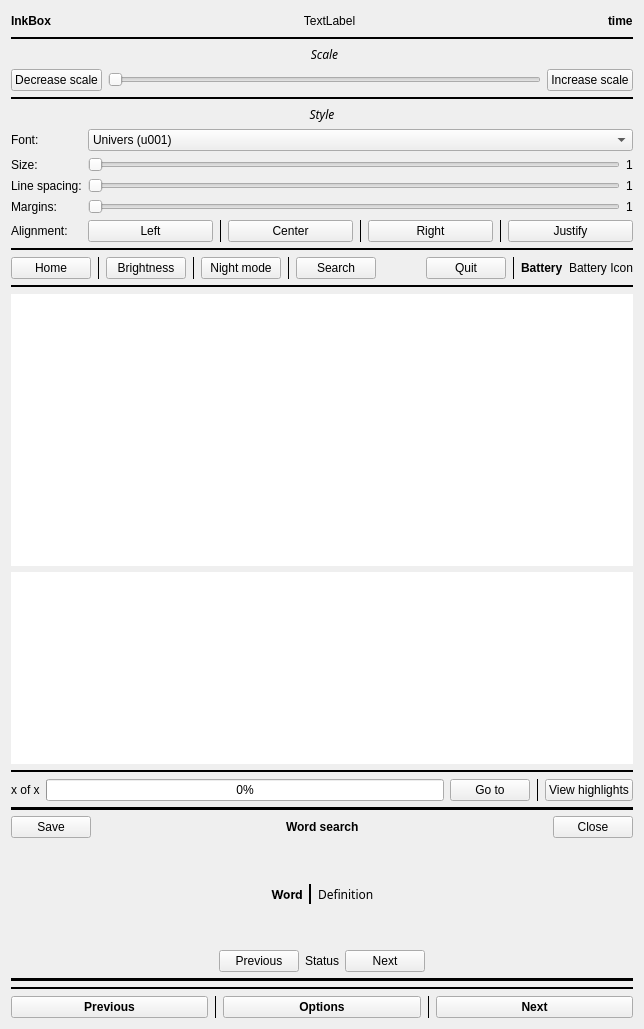
<?xml version="1.0" encoding="UTF-8"?>
<ui version="4.0">
 <class>ReaderWidget</class>
 <widget class="QWidget" name="ReaderWidget">
  <property name="geometry">
   <rect>
    <x>0</x>
    <y>0</y>
    <width>644</width>
    <height>1029</height>
   </rect>
  </property>
  <property name="windowTitle">
   <string>Form</string>
  </property>
  <layout class="QVBoxLayout" name="verticalLayout">
   <item>
    <layout class="QGridLayout" name="gridLayout">
     <item row="19" column="0">
      <widget class="Line" name="line_2">
       <property name="frameShadow">
        <enum>QFrame::Plain</enum>
       </property>
       <property name="lineWidth">
        <number>2</number>
       </property>
       <property name="orientation">
        <enum>Qt::Horizontal</enum>
       </property>
      </widget>
     </item>
     <item row="20" column="0">
      <layout class="QGridLayout" name="gridLayout_2">
       <item row="0" column="0">
        <widget class="QPushButton" name="previousBtn">
         <property name="font">
          <font>
           <bold>true</bold>
          </font>
         </property>
         <property name="text">
          <string>Previous</string>
         </property>
        </widget>
       </item>
       <item row="0" column="1">
        <widget class="Line" name="line">
         <property name="frameShadow">
          <enum>QFrame::Plain</enum>
         </property>
         <property name="orientation">
          <enum>Qt::Vertical</enum>
         </property>
        </widget>
       </item>
       <item row="0" column="3">
        <widget class="Line" name="line_3">
         <property name="frameShadow">
          <enum>QFrame::Plain</enum>
         </property>
         <property name="orientation">
          <enum>Qt::Vertical</enum>
         </property>
        </widget>
       </item>
       <item row="0" column="2">
        <widget class="QPushButton" name="optionsBtn">
         <property name="font">
          <font>
           <bold>true</bold>
          </font>
         </property>
         <property name="text">
          <string>Options</string>
         </property>
        </widget>
       </item>
       <item row="0" column="4">
        <widget class="QPushButton" name="nextBtn">
         <property name="font">
          <font>
           <bold>true</bold>
          </font>
         </property>
         <property name="text">
          <string>Next</string>
         </property>
        </widget>
       </item>
      </layout>
     </item>
     <item row="15" column="0">
      <widget class="QStackedWidget" name="wordWidget">
       <widget class="QWidget" name="page_8">
        <layout class="QVBoxLayout" name="verticalLayout_4">
         <property name="leftMargin">
          <number>0</number>
         </property>
         <property name="topMargin">
          <number>0</number>
         </property>
         <property name="rightMargin">
          <number>0</number>
         </property>
         <property name="bottomMargin">
          <number>0</number>
         </property>
         <item>
          <widget class="Line" name="line_12">
           <property name="frameShadow">
            <enum>QFrame::Plain</enum>
           </property>
           <property name="lineWidth">
            <number>8</number>
           </property>
           <property name="orientation">
            <enum>Qt::Horizontal</enum>
           </property>
          </widget>
         </item>
         <item>
          <layout class="QGridLayout" name="gridLayout_5">
           <property name="bottomMargin">
            <number>0</number>
           </property>
           <property name="spacing">
            <number>6</number>
           </property>
           <item row="1" column="3">
            <spacer name="horizontalSpacer_4">
             <property name="orientation">
              <enum>Qt::Horizontal</enum>
             </property>
             <property name="sizeHint" stdset="0">
              <size>
               <width>40</width>
               <height>20</height>
              </size>
             </property>
            </spacer>
           </item>
           <item row="1" column="0">
            <widget class="QPushButton" name="saveWordBtn">
             <property name="text">
              <string>Save</string>
             </property>
            </widget>
           </item>
           <item row="1" column="4">
            <widget class="QPushButton" name="infoCloseBtn">
             <property name="text">
              <string>Close</string>
             </property>
            </widget>
           </item>
           <item row="1" column="2">
            <widget class="QLabel" name="wordSearchLabel">
             <property name="font">
              <font>
               <bold>true</bold>
              </font>
             </property>
             <property name="text">
              <string>Word search</string>
             </property>
            </widget>
           </item>
           <item row="1" column="1">
            <spacer name="horizontalSpacer_3">
             <property name="orientation">
              <enum>Qt::Horizontal</enum>
             </property>
             <property name="sizeHint" stdset="0">
              <size>
               <width>40</width>
               <height>20</height>
              </size>
             </property>
            </spacer>
           </item>
          </layout>
         </item>
         <item>
          <layout class="QGridLayout" name="gridLayout_12">
           <property name="bottomMargin">
            <number>0</number>
           </property>
           <item row="1" column="0">
            <layout class="QGridLayout" name="gridLayout_14">
             <property name="bottomMargin">
              <number>0</number>
             </property>
             <item row="0" column="2">
              <widget class="Line" name="line_14">
               <property name="frameShadow">
                <enum>QFrame::Plain</enum>
               </property>
               <property name="lineWidth">
                <number>2</number>
               </property>
               <property name="orientation">
                <enum>Qt::Vertical</enum>
               </property>
              </widget>
             </item>
             <item row="0" column="3">
              <widget class="QLabel" name="definitionLabel">
               <property name="font">
                <font>
                 <family>Source Serif Pro</family>
                </font>
               </property>
               <property name="text">
                <string>Definition</string>
               </property>
               <property name="alignment">
                <set>Qt::AlignJustify|Qt::AlignVCenter</set>
               </property>
               <property name="wordWrap">
                <bool>true</bool>
               </property>
              </widget>
             </item>
             <item row="0" column="1">
              <widget class="QLabel" name="wordLabel">
               <property name="font">
                <font>
                 <family>Inter</family>
                 <bold>true</bold>
                </font>
               </property>
               <property name="text">
                <string>Word</string>
               </property>
               <property name="alignment">
                <set>Qt::AlignCenter</set>
               </property>
               <property name="wordWrap">
                <bool>true</bool>
               </property>
              </widget>
             </item>
             <item row="0" column="4">
              <spacer name="horizontalSpacer_5">
               <property name="orientation">
                <enum>Qt::Horizontal</enum>
               </property>
               <property name="sizeHint" stdset="0">
                <size>
                 <width>40</width>
                 <height>20</height>
                </size>
               </property>
              </spacer>
             </item>
             <item row="0" column="0">
              <spacer name="horizontalSpacer_6">
               <property name="orientation">
                <enum>Qt::Horizontal</enum>
               </property>
               <property name="sizeHint" stdset="0">
                <size>
                 <width>40</width>
                 <height>20</height>
                </size>
               </property>
              </spacer>
             </item>
            </layout>
           </item>
           <item row="3" column="0">
            <spacer name="verticalSpacer_4">
             <property name="orientation">
              <enum>Qt::Vertical</enum>
             </property>
             <property name="sizeHint" stdset="0">
              <size>
               <width>20</width>
               <height>40</height>
              </size>
             </property>
            </spacer>
           </item>
           <item row="4" column="0">
            <layout class="QGridLayout" name="gridLayout_9">
             <property name="bottomMargin">
              <number>0</number>
             </property>
             <item row="0" column="0">
              <spacer name="horizontalSpacer_7">
               <property name="orientation">
                <enum>Qt::Horizontal</enum>
               </property>
               <property name="sizeHint" stdset="0">
                <size>
                 <width>40</width>
                 <height>20</height>
                </size>
               </property>
              </spacer>
             </item>
             <item row="0" column="1">
              <widget class="QPushButton" name="previousDefinitionBtn">
               <property name="text">
                <string>Previous</string>
               </property>
              </widget>
             </item>
             <item row="0" column="4">
              <spacer name="horizontalSpacer_8">
               <property name="orientation">
                <enum>Qt::Horizontal</enum>
               </property>
               <property name="sizeHint" stdset="0">
                <size>
                 <width>40</width>
                 <height>20</height>
                </size>
               </property>
              </spacer>
             </item>
             <item row="0" column="2">
              <widget class="QLabel" name="definitionStatusLabel">
               <property name="text">
                <string>Status</string>
               </property>
              </widget>
             </item>
             <item row="0" column="3">
              <widget class="QPushButton" name="nextDefinitionBtn">
               <property name="text">
                <string>Next</string>
               </property>
              </widget>
             </item>
            </layout>
           </item>
           <item row="0" column="0">
            <spacer name="verticalSpacer_3">
             <property name="orientation">
              <enum>Qt::Vertical</enum>
             </property>
             <property name="sizeHint" stdset="0">
              <size>
               <width>20</width>
               <height>40</height>
              </size>
             </property>
            </spacer>
           </item>
          </layout>
         </item>
         <item>
          <widget class="Line" name="line_13">
           <property name="frameShadow">
            <enum>QFrame::Plain</enum>
           </property>
           <property name="lineWidth">
            <number>8</number>
           </property>
           <property name="orientation">
            <enum>Qt::Horizontal</enum>
           </property>
          </widget>
         </item>
        </layout>
       </widget>
       <widget class="QWidget" name="page_9"/>
      </widget>
     </item>
     <item row="12" column="0">
      <widget class="QTextEdit" name="text">
       <property name="sizePolicy">
        <sizepolicy hsizetype="Expanding" vsizetype="Expanding">
         <horstretch>50</horstretch>
         <verstretch>50</verstretch>
        </sizepolicy>
       </property>
       <property name="locale">
        <locale language="English" country="UnitedStates"/>
       </property>
       <property name="frameShape">
        <enum>QFrame::NoFrame</enum>
       </property>
       <property name="frameShadow">
        <enum>QFrame::Plain</enum>
       </property>
       <property name="lineWidth">
        <number>0</number>
       </property>
       <property name="verticalScrollBarPolicy">
        <enum>Qt::ScrollBarAlwaysOff</enum>
       </property>
       <property name="horizontalScrollBarPolicy">
        <enum>Qt::ScrollBarAlwaysOff</enum>
       </property>
      </widget>
     </item>
     <item row="14" column="0">
      <widget class="QStackedWidget" name="pageWidget">
       <widget class="QWidget" name="page_10">
        <layout class="QVBoxLayout" name="verticalLayout_5">
         <property name="leftMargin">
          <number>0</number>
         </property>
         <property name="topMargin">
          <number>0</number>
         </property>
         <property name="rightMargin">
          <number>0</number>
         </property>
         <property name="bottomMargin">
          <number>0</number>
         </property>
         <item>
          <layout class="QGridLayout" name="gridLayout_15">
           <item row="1" column="0">
            <layout class="QGridLayout" name="gridLayout_18">
             <property name="bottomMargin">
              <number>0</number>
             </property>
             <item row="0" column="1">
              <widget class="QProgressBar" name="pageProgressBar">
               <property name="value">
                <number>0</number>
               </property>
              </widget>
             </item>
             <item row="0" column="4">
              <widget class="QPushButton" name="viewHighlightsBtn">
               <property name="styleSheet">
                <string notr="true"/>
               </property>
               <property name="text">
                <string>View highlights</string>
               </property>
              </widget>
             </item>
             <item row="0" column="2">
              <widget class="QPushButton" name="gotoBtn">
               <property name="text">
                <string>Go to</string>
               </property>
              </widget>
             </item>
             <item row="0" column="0">
              <widget class="QLabel" name="pageNumberLabel">
               <property name="text">
                <string>x of x</string>
               </property>
              </widget>
             </item>
             <item row="0" column="3">
              <widget class="Line" name="line_20">
               <property name="frameShadow">
                <enum>QFrame::Plain</enum>
               </property>
               <property name="orientation">
                <enum>Qt::Vertical</enum>
               </property>
              </widget>
             </item>
            </layout>
           </item>
           <item row="0" column="0">
            <widget class="Line" name="line_16">
             <property name="frameShadow">
              <enum>QFrame::Plain</enum>
             </property>
             <property name="lineWidth">
              <number>2</number>
             </property>
             <property name="orientation">
              <enum>Qt::Horizontal</enum>
             </property>
            </widget>
           </item>
          </layout>
         </item>
        </layout>
       </widget>
       <widget class="QWidget" name="page_11"/>
      </widget>
     </item>
     <item row="13" column="0">
      <widget class="QGraphicsView" name="graphicsView">
       <property name="frameShape">
        <enum>QFrame::NoFrame</enum>
       </property>
       <property name="frameShadow">
        <enum>QFrame::Plain</enum>
       </property>
       <property name="lineWidth">
        <number>0</number>
       </property>
       <property name="verticalScrollBarPolicy">
        <enum>Qt::ScrollBarAlwaysOff</enum>
       </property>
       <property name="horizontalScrollBarPolicy">
        <enum>Qt::ScrollBarAlwaysOff</enum>
       </property>
      </widget>
     </item>
     <item row="9" column="0">
      <widget class="QStackedWidget" name="buttonsBarWidget">
       <widget class="QWidget" name="page_2">
        <layout class="QVBoxLayout" name="verticalLayout_9">
         <property name="leftMargin">
          <number>0</number>
         </property>
         <property name="topMargin">
          <number>0</number>
         </property>
         <property name="rightMargin">
          <number>0</number>
         </property>
         <property name="bottomMargin">
          <number>0</number>
         </property>
         <item>
          <layout class="QGridLayout" name="gridLayout_7">
           <property name="bottomMargin">
            <number>0</number>
           </property>
           <item row="0" column="8">
            <spacer name="horizontalSpacer_2">
             <property name="orientation">
              <enum>Qt::Horizontal</enum>
             </property>
             <property name="sizeHint" stdset="0">
              <size>
               <width>40</width>
               <height>20</height>
              </size>
             </property>
            </spacer>
           </item>
           <item row="0" column="10">
            <widget class="Line" name="line_19">
             <property name="frameShadow">
              <enum>QFrame::Plain</enum>
             </property>
             <property name="orientation">
              <enum>Qt::Vertical</enum>
             </property>
            </widget>
           </item>
           <item row="0" column="3">
            <widget class="Line" name="line_7">
             <property name="frameShadow">
              <enum>QFrame::Plain</enum>
             </property>
             <property name="lineWidth">
              <number>1</number>
             </property>
             <property name="orientation">
              <enum>Qt::Vertical</enum>
             </property>
            </widget>
           </item>
           <item row="0" column="11">
            <widget class="QLabel" name="batteryLabel">
             <property name="font">
              <font>
               <bold>true</bold>
              </font>
             </property>
             <property name="text">
              <string>Battery</string>
             </property>
            </widget>
           </item>
           <item row="0" column="1">
            <widget class="Line" name="line_15">
             <property name="frameShadow">
              <enum>QFrame::Plain</enum>
             </property>
             <property name="orientation">
              <enum>Qt::Vertical</enum>
             </property>
            </widget>
           </item>
           <item row="0" column="12">
            <widget class="QLabel" name="batteryIconLabel">
             <property name="text">
              <string>Battery Icon</string>
             </property>
            </widget>
           </item>
           <item row="0" column="4">
            <widget class="QPushButton" name="nightModeBtn">
             <property name="text">
              <string>Night mode</string>
             </property>
            </widget>
           </item>
           <item row="0" column="9">
            <widget class="QPushButton" name="quitBtn">
             <property name="text">
              <string>Quit</string>
             </property>
            </widget>
           </item>
           <item row="0" column="0">
            <widget class="QPushButton" name="homeBtn">
             <property name="text">
              <string>  Home  </string>
             </property>
            </widget>
           </item>
           <item row="0" column="5">
            <widget class="Line" name="line_17">
             <property name="frameShadow">
              <enum>QFrame::Plain</enum>
             </property>
             <property name="orientation">
              <enum>Qt::Vertical</enum>
             </property>
            </widget>
           </item>
           <item row="0" column="6">
            <widget class="QPushButton" name="searchBtn">
             <property name="text">
              <string>Search</string>
             </property>
            </widget>
           </item>
           <item row="0" column="2">
            <widget class="QPushButton" name="brightnessBtn">
             <property name="text">
              <string>Brightness</string>
             </property>
            </widget>
           </item>
          </layout>
         </item>
         <item>
          <widget class="Line" name="line_4">
           <property name="frameShadow">
            <enum>QFrame::Plain</enum>
           </property>
           <property name="lineWidth">
            <number>2</number>
           </property>
           <property name="orientation">
            <enum>Qt::Horizontal</enum>
           </property>
          </widget>
         </item>
        </layout>
       </widget>
       <widget class="QWidget" name="page_6"/>
      </widget>
     </item>
     <item row="8" column="0">
      <widget class="QStackedWidget" name="menuWidget">
       <widget class="QWidget" name="page_20">
        <layout class="QVBoxLayout" name="verticalLayout_8">
         <property name="leftMargin">
          <number>0</number>
         </property>
         <property name="topMargin">
          <number>0</number>
         </property>
         <property name="rightMargin">
          <number>0</number>
         </property>
         <property name="bottomMargin">
          <number>0</number>
         </property>
         <item>
          <widget class="QStackedWidget" name="statusBarWidget">
           <widget class="QWidget" name="page_3">
            <layout class="QVBoxLayout" name="verticalLayout_3">
             <property name="leftMargin">
              <number>0</number>
             </property>
             <property name="topMargin">
              <number>0</number>
             </property>
             <property name="rightMargin">
              <number>0</number>
             </property>
             <property name="bottomMargin">
              <number>0</number>
             </property>
             <item>
              <layout class="QGridLayout" name="gridLayout_17">
               <property name="bottomMargin">
                <number>0</number>
               </property>
               <item row="0" column="0">
                <layout class="QGridLayout" name="gridLayout_3">
                 <property name="bottomMargin">
                  <number>0</number>
                 </property>
                 <item row="0" column="1">
                  <spacer name="horizontalSpacer">
                   <property name="orientation">
                    <enum>Qt::Horizontal</enum>
                   </property>
                   <property name="sizeHint" stdset="0">
                    <size>
                     <width>40</width>
                     <height>20</height>
                    </size>
                   </property>
                  </spacer>
                 </item>
                 <item row="0" column="4">
                  <widget class="QLabel" name="timeLabel">
                   <property name="font">
                    <font>
                     <bold>true</bold>
                    </font>
                   </property>
                   <property name="text">
                    <string>time</string>
                   </property>
                  </widget>
                 </item>
                 <item row="0" column="2">
                  <widget class="QStackedWidget" name="topbarStackedWidget">
                   <widget class="QWidget" name="page_7">
                    <layout class="QVBoxLayout" name="verticalLayout_7">
                     <property name="leftMargin">
                      <number>0</number>
                     </property>
                     <property name="topMargin">
                      <number>0</number>
                     </property>
                     <property name="rightMargin">
                      <number>0</number>
                     </property>
                     <property name="bottomMargin">
                      <number>0</number>
                     </property>
                     <item>
                      <layout class="QGridLayout" name="gridLayout_13">
                       <item row="0" column="0">
                        <widget class="QLabel" name="bookInfoLabel">
                         <property name="text">
                          <string>TextLabel</string>
                         </property>
                         <property name="alignment">
                          <set>Qt::AlignCenter</set>
                         </property>
                         <property name="wordWrap">
                          <bool>false</bool>
                         </property>
                        </widget>
                       </item>
                      </layout>
                     </item>
                    </layout>
                   </widget>
                   <widget class="QWidget" name="page_14"/>
                  </widget>
                 </item>
                 <item row="0" column="0">
                  <widget class="QLabel" name="inkboxLabel">
                   <property name="font">
                    <font>
                     <bold>true</bold>
                    </font>
                   </property>
                   <property name="text">
                    <string>InkBox</string>
                   </property>
                   <property name="alignment">
                    <set>Qt::AlignCenter</set>
                   </property>
                  </widget>
                 </item>
                 <item row="0" column="3">
                  <spacer name="horizontalSpacer_9">
                   <property name="orientation">
                    <enum>Qt::Horizontal</enum>
                   </property>
                   <property name="sizeHint" stdset="0">
                    <size>
                     <width>40</width>
                     <height>20</height>
                    </size>
                   </property>
                  </spacer>
                 </item>
                </layout>
               </item>
               <item row="1" column="0">
                <widget class="Line" name="line_5">
                 <property name="frameShadow">
                  <enum>QFrame::Plain</enum>
                 </property>
                 <property name="lineWidth">
                  <number>2</number>
                 </property>
                 <property name="orientation">
                  <enum>Qt::Horizontal</enum>
                 </property>
                </widget>
               </item>
              </layout>
             </item>
            </layout>
           </widget>
           <widget class="QWidget" name="page_5"/>
          </widget>
         </item>
         <item>
          <widget class="QStackedWidget" name="pdfScaleWidget">
           <widget class="QWidget" name="page_15">
            <layout class="QVBoxLayout" name="verticalLayout_10">
             <property name="leftMargin">
              <number>0</number>
             </property>
             <property name="topMargin">
              <number>0</number>
             </property>
             <property name="rightMargin">
              <number>0</number>
             </property>
             <property name="bottomMargin">
              <number>0</number>
             </property>
             <item>
              <layout class="QGridLayout" name="gridLayout_21"/>
             </item>
             <item>
              <layout class="QGridLayout" name="gridLayout_20">
               <property name="topMargin">
                <number>0</number>
               </property>
               <item row="2" column="2">
                <widget class="QPushButton" name="increaseScaleBtn">
                 <property name="text">
                  <string>Increase scale</string>
                 </property>
                </widget>
               </item>
               <item row="2" column="1">
                <widget class="QSlider" name="pdfScaleSlider">
                 <property name="minimum">
                  <number>1</number>
                 </property>
                 <property name="maximum">
                  <number>4</number>
                 </property>
                 <property name="pageStep">
                  <number>1</number>
                 </property>
                 <property name="orientation">
                  <enum>Qt::Horizontal</enum>
                 </property>
                </widget>
               </item>
               <item row="0" column="1">
                <widget class="QLabel" name="pdfScaleLabel">
                 <property name="font">
                  <font>
                   <family>Chivo</family>
                   <italic>true</italic>
                  </font>
                 </property>
                 <property name="text">
                  <string>Scale</string>
                 </property>
                 <property name="alignment">
                  <set>Qt::AlignCenter</set>
                 </property>
                </widget>
               </item>
               <item row="2" column="0">
                <widget class="QPushButton" name="decreaseScaleBtn">
                 <property name="text">
                  <string>Decrease scale</string>
                 </property>
                </widget>
               </item>
              </layout>
             </item>
             <item>
              <widget class="Line" name="line_18">
               <property name="frameShadow">
                <enum>QFrame::Plain</enum>
               </property>
               <property name="lineWidth">
                <number>2</number>
               </property>
               <property name="orientation">
                <enum>Qt::Horizontal</enum>
               </property>
              </widget>
             </item>
            </layout>
           </widget>
           <widget class="QWidget" name="page_16"/>
          </widget>
         </item>
         <item>
          <layout class="QGridLayout" name="gridLayout_19">
           <item row="0" column="0">
            <widget class="QStackedWidget" name="menuBarWidget">
             <property name="frameShadow">
              <enum>QFrame::Plain</enum>
             </property>
             <property name="lineWidth">
              <number>0</number>
             </property>
             <property name="currentIndex">
              <number>0</number>
             </property>
             <widget class="QWidget" name="page">
              <layout class="QVBoxLayout" name="verticalLayout_2">
               <property name="leftMargin">
                <number>0</number>
               </property>
               <property name="topMargin">
                <number>0</number>
               </property>
               <property name="rightMargin">
                <number>0</number>
               </property>
               <property name="bottomMargin">
                <number>0</number>
               </property>
               <item>
                <layout class="QGridLayout" name="gridLayout_16">
                 <property name="topMargin">
                  <number>0</number>
                 </property>
                 <property name="bottomMargin">
                  <number>0</number>
                 </property>
                 <item row="0" column="0">
                  <layout class="QGridLayout" name="gridLayout_8">
                   <property name="bottomMargin">
                    <number>0</number>
                   </property>
                   <item row="1" column="0">
                    <widget class="QLabel" name="styleLabel">
                     <property name="font">
                      <font>
                       <family>Chivo</family>
                       <italic>true</italic>
                      </font>
                     </property>
                     <property name="text">
                      <string>Style</string>
                     </property>
                     <property name="alignment">
                      <set>Qt::AlignCenter</set>
                     </property>
                    </widget>
                   </item>
                  </layout>
                 </item>
                 <item row="1" column="0">
                  <layout class="QGridLayout" name="gridLayout_10">
                   <property name="bottomMargin">
                    <number>0</number>
                   </property>
                   <item row="0" column="0">
                    <widget class="QLabel" name="fontLabel">
                     <property name="text">
                      <string>Font:</string>
                     </property>
                    </widget>
                   </item>
                   <item row="4" column="1">
                    <layout class="QGridLayout" name="gridLayout_4">
                     <item row="0" column="4">
                      <widget class="QPushButton" name="alignRightBtn">
                       <property name="font">
                        <font>
                         <family>Ubuntu</family>
                         <italic>false</italic>
                        </font>
                       </property>
                       <property name="text">
                        <string>Right</string>
                       </property>
                      </widget>
                     </item>
                     <item row="0" column="0">
                      <widget class="QPushButton" name="alignLeftBtn">
                       <property name="font">
                        <font>
                         <family>Ubuntu</family>
                         <italic>false</italic>
                        </font>
                       </property>
                       <property name="text">
                        <string>Left</string>
                       </property>
                      </widget>
                     </item>
                     <item row="0" column="2">
                      <widget class="QPushButton" name="alignCenterBtn">
                       <property name="text">
                        <string>Center</string>
                       </property>
                      </widget>
                     </item>
                     <item row="0" column="6">
                      <widget class="QPushButton" name="alignJustifyBtn">
                       <property name="font">
                        <font>
                         <family>Ubuntu</family>
                         <italic>false</italic>
                        </font>
                       </property>
                       <property name="text">
                        <string>Justify</string>
                       </property>
                      </widget>
                     </item>
                     <item row="0" column="3">
                      <widget class="Line" name="line_10">
                       <property name="frameShadow">
                        <enum>QFrame::Plain</enum>
                       </property>
                       <property name="orientation">
                        <enum>Qt::Vertical</enum>
                       </property>
                      </widget>
                     </item>
                     <item row="0" column="1">
                      <widget class="Line" name="line_9">
                       <property name="frameShadow">
                        <enum>QFrame::Plain</enum>
                       </property>
                       <property name="orientation">
                        <enum>Qt::Vertical</enum>
                       </property>
                      </widget>
                     </item>
                     <item row="0" column="5">
                      <widget class="Line" name="line_11">
                       <property name="frameShadow">
                        <enum>QFrame::Plain</enum>
                       </property>
                       <property name="orientation">
                        <enum>Qt::Vertical</enum>
                       </property>
                      </widget>
                     </item>
                    </layout>
                   </item>
                   <item row="2" column="0">
                    <widget class="QLabel" name="lineSpacingLabel">
                     <property name="text">
                      <string>Line spacing:</string>
                     </property>
                    </widget>
                   </item>
                   <item row="1" column="0">
                    <widget class="QLabel" name="sizeLabel">
                     <property name="text">
                      <string>Size:</string>
                     </property>
                    </widget>
                   </item>
                   <item row="0" column="1">
                    <widget class="QComboBox" name="fontChooser">
                     <item>
                      <property name="text">
                       <string>Univers (u001)</string>
                      </property>
                     </item>
                     <item>
                      <property name="text">
                       <string>Inter</string>
                      </property>
                     </item>
                     <item>
                      <property name="text">
                       <string>Source Serif Pro</string>
                      </property>
                     </item>
                     <item>
                      <property name="text">
                       <string>Bitter</string>
                      </property>
                     </item>
                     <item>
                      <property name="text">
                       <string>Crimson Pro</string>
                      </property>
                     </item>
                     <item>
                      <property name="text">
                       <string>Libre Baskerville</string>
                      </property>
                     </item>
                     <item>
                      <property name="text">
                       <string>Libertinus Serif</string>
                      </property>
                     </item>
                     <item>
                      <property name="text">
                       <string>Ibarra Real Nova</string>
                      </property>
                     </item>
                     <item>
                      <property name="text">
                       <string>Noto Mono</string>
                      </property>
                     </item>
                     <item>
                      <property name="text">
                       <string>Roboto Mono</string>
                      </property>
                     </item>
                     <item>
                      <property name="text">
                       <string>Roboto</string>
                      </property>
                     </item>
                    </widget>
                   </item>
                   <item row="4" column="0">
                    <widget class="QLabel" name="alignmentLabel">
                     <property name="text">
                      <string>Alignment:</string>
                     </property>
                    </widget>
                   </item>
                   <item row="2" column="1">
                    <layout class="QGridLayout" name="gridLayout_23">
                     <item row="0" column="0">
                      <widget class="QSlider" name="lineSpacingSlider">
                       <property name="minimum">
                        <number>0</number>
                       </property>
                       <property name="maximum">
                        <number>9</number>
                       </property>
                       <property name="singleStep">
                        <number>1</number>
                       </property>
                       <property name="pageStep">
                        <number>1</number>
                       </property>
                       <property name="value">
                        <number>0</number>
                       </property>
                       <property name="orientation">
                        <enum>Qt::Horizontal</enum>
                       </property>
                      </widget>
                     </item>
                     <item row="0" column="1">
                      <widget class="QLabel" name="lineSpacingValueLabel">
                       <property name="text">
                        <string>1</string>
                       </property>
                      </widget>
                     </item>
                    </layout>
                   </item>
                   <item row="1" column="1">
                    <layout class="QGridLayout" name="gridLayout_11">
                     <item row="0" column="1">
                      <widget class="QLabel" name="sizeValueLabel">
                       <property name="text">
                        <string>1</string>
                       </property>
                      </widget>
                     </item>
                     <item row="0" column="0">
                      <widget class="QSlider" name="sizeSlider">
                       <property name="maximum">
                        <number>15</number>
                       </property>
                       <property name="pageStep">
                        <number>1</number>
                       </property>
                       <property name="value">
                        <number>0</number>
                       </property>
                       <property name="tracking">
                        <bool>true</bool>
                       </property>
                       <property name="orientation">
                        <enum>Qt::Horizontal</enum>
                       </property>
                      </widget>
                     </item>
                    </layout>
                   </item>
                   <item row="3" column="0">
                    <widget class="QLabel" name="marginsLabel">
                     <property name="text">
                      <string>Margins:</string>
                     </property>
                    </widget>
                   </item>
                   <item row="3" column="1">
                    <layout class="QGridLayout" name="gridLayout_24">
                     <item row="0" column="0">
                      <widget class="QSlider" name="marginsSlider">
                       <property name="maximum">
                        <number>9</number>
                       </property>
                       <property name="pageStep">
                        <number>1</number>
                       </property>
                       <property name="orientation">
                        <enum>Qt::Horizontal</enum>
                       </property>
                      </widget>
                     </item>
                     <item row="0" column="1">
                      <widget class="QLabel" name="marginsValueLabel">
                       <property name="text">
                        <string>1</string>
                       </property>
                      </widget>
                     </item>
                    </layout>
                   </item>
                  </layout>
                 </item>
                </layout>
               </item>
               <item>
                <widget class="Line" name="line_6">
                 <property name="frameShadow">
                  <enum>QFrame::Plain</enum>
                 </property>
                 <property name="lineWidth">
                  <number>2</number>
                 </property>
                 <property name="orientation">
                  <enum>Qt::Horizontal</enum>
                 </property>
                </widget>
               </item>
              </layout>
             </widget>
             <widget class="QWidget" name="page_4"/>
            </widget>
           </item>
          </layout>
         </item>
        </layout>
       </widget>
       <widget class="QWidget" name="page_21"/>
      </widget>
     </item>
    </layout>
   </item>
  </layout>
 </widget>
 <resources/>
 <connections/>
</ui>
